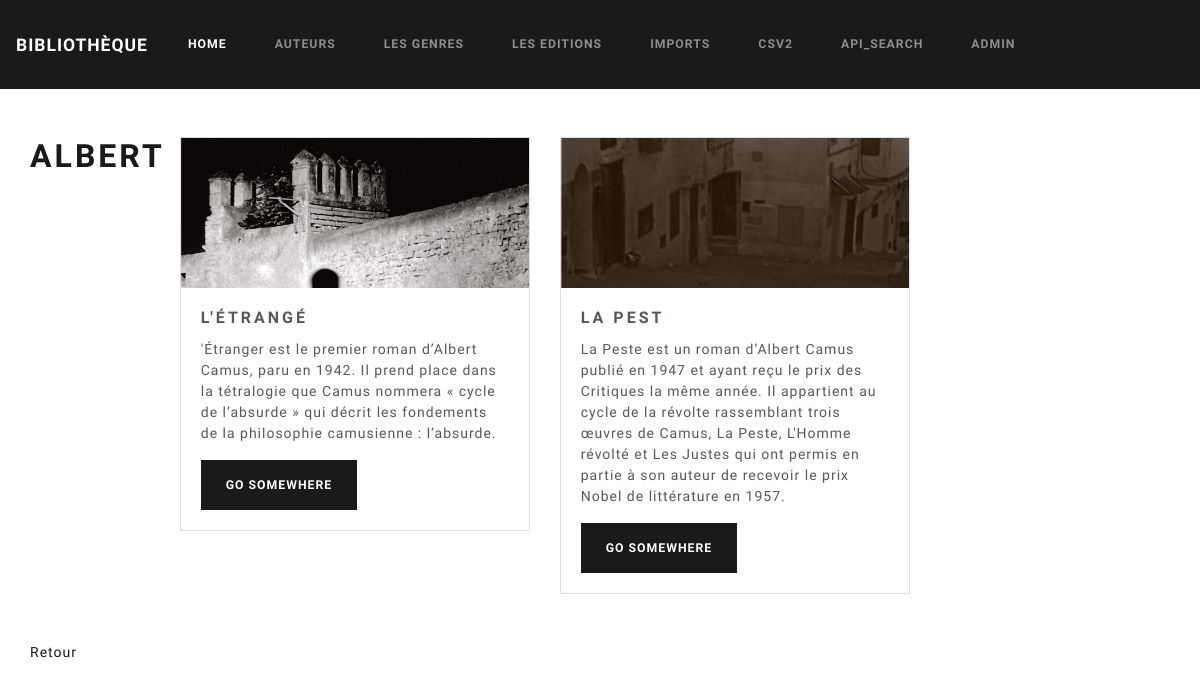
The page /biblio/authors/5/ on the database its author committed.
### biblio/models.py (models this page shows, shortened)
class Auteur(models.Model):
    nom = models.CharField(max_length=200)
    prenom = models.CharField(max_length=200)

class Book(models.Model):
    nom = models.CharField(max_length=100)
    auteurs = models.ManyToManyField(Auteur)
    genres = models.ManyToManyField(Genre)
    edition = models.ForeignKey(Edition, on_delete=models.DO_NOTHING)
    image_file = models.ImageField(blank=True, null=True)
    image_url = models.URLField(blank=True, null=True)
    resume = models.TextField()
    ISBN = models.CharField(max_length=13)
    @property
    def image(self):
        img = self.image_url
        if self.image_file:
            img = self.image_file.url
        return img

### biblio/views.py (the view)
# urls.py: path('authors/<int:id>/', views.author_detail, name="author_detail"),
def author_detail(request,id):
    author = get_object_or_404(Auteur, pk=id)
    return render(request, 'biblio/author_detail.html', {'author':author})

### biblio/templates/biblio/author_detail.html
{% extends "base.html" %}
{% block body %}
<div class="container">
    <div class="row my-5">
        <h1>{{ author.nom }}</h1>
            {% for book in author.book_set.all %}
            <div class="col-4">
                <div class="card">
                    <div class="picture" style="height: 150px;">
                        <img src="/media/{{book.image}}" class="card-img-top" style="height:100%;object-fit:cover" alt="img">
                    </div>
                    <div class="card-body">
                        <h5 class="card-title">{{book.nom}}</h5>
                        <p class="card-text">{{book.resume}}</p>
                        <a href="{% url 'biblio:detail' book.id %}" class="btn btn-primary">Go somewhere</a>
                    </div>
                </div>
            </div>
            {% endfor %}
    </div>
    <div class="row">
        <a href="{% url 'biblio:index' %}">Retour</a>
    </div>
</div>
{% endblock %}

### rows shown on the page
Auteur: nom "ALBERT"
Book: image (picture), nom "L'ÉTRANGÉ", resume "'Étranger est le premier roman d’Albert Camus, paru en 1942. Il prend place dans la tétralogie que Camus nommera « cycle de l’absurde » qui décrit les fondements de la philosophie camusienne : l’absurde."
Book: image (picture), nom "LA PEST", resume "La Peste est un roman d’Albert Camus publié en 1947 et ayant reçu le prix des Critiques la même année. Il appartient au cycle de la révolte rassemblant trois œuvres de Camus, La Peste, L'Homme révolté et Les Justes qui ont permis en partie à son auteur de recevoir le prix Nobel de littérature en 1957."
